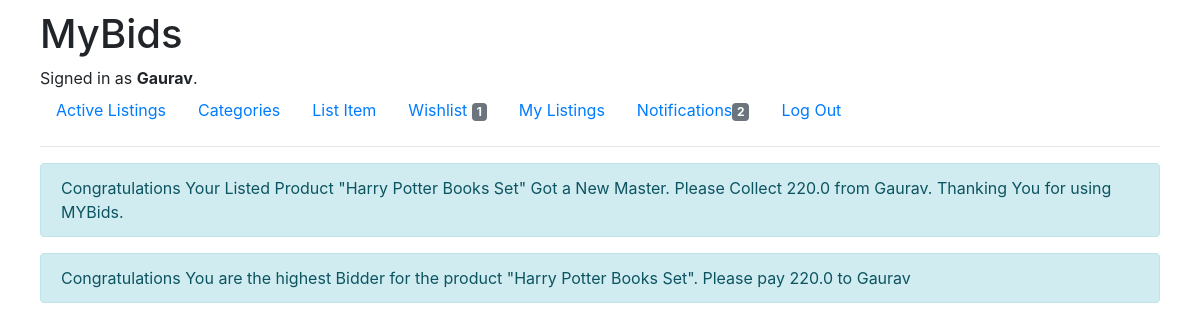
Screenshot of /notifications (signed in) with the database file from the repository.
### auctions/models.py (models this page shows)
class User(AbstractUser):
    pass

class Notifications(models.Model):
    user = models.ForeignKey(User, on_delete=models.CASCADE)
    msg = models.CharField(max_length=1000)

### auctions/views.py (the view)
# urls.py: path("notifications",views.notifications,name="notifications"),
@login_required(login_url='login')
def notifications(request):
    notifications_count = Notifications.objects.filter(user=request.user).count()
    wishlist_count = Wishlist.objects.filter(user=request.user).count()
    return render(request, 'auctions/notifications.html',{
        'notifications': reversed(Notifications.objects.filter(user=request.user)),
        "wishlist_count": wishlist_count,
        "notifications_count": notifications_count,
    })

### auctions/templates/auctions/notifications.html (shortened to what this page needs)
{% extends 'auctions/layout.html' %}
{% block body %}
{% for msg in notifications %}
<div class="alert alert-info" role="alert">
  {{ msg.msg }}
</div>
{% empty %}
<h1 class="display-5">No New Notifications</h1>
    {% endfor %}
{% endblock %}

### auctions/templates/auctions/layout.html (shortened to what this page needs)
{% load static %}
<!DOCTYPE html>
<html lang="en">
    <head>
        <link rel="stylesheet" href="https://stackpath.bootstrapcdn.com/bootstrap/4.4.1/css/bootstrap.min.css">
        <link href="{% static 'auctions/styles.css' %}" rel="stylesheet">
    </head>
    <body>
        <h1>MyBids</h1>
        <div>
            {% if user.is_authenticated %}
                Signed in as <strong>{{ user.username }}</strong>.
            {% else %}
                Not signed in.
            {% endif %}
        </div>
        <ul class="nav">
            <li class="nav-item">
                <a class="nav-link" href="{% url 'index' %}">Active Listings</a>
            </li>
            <li class="nav-item">
                    <a class="nav-link" href="{% url 'categories' %}">Categories</a>
                </li>
            {% if user.is_authenticated %}
                <li class="nav-item">
                    <a class="nav-link" href="{% url 'new_listing' %}">List Item</a>
                </li>
                <li class="nav-item">
                    <a class="nav-link" href="{% url 'wishlist' %}">Wishlist <span class="badge badge-secondary">{{ wishlist_count }}</span></a>
                </li>
                <li class="nav-item">
                    <a class="nav-link" href="{% url 'my_listings' %}">My Listings</a>
                </li>
                <li class="nav-item">
                    <a class="nav-link" href="{% url 'notifications' %}">Notifications<span class="badge badge-secondary">{{ notifications_count }}</span></a>
                </li>
                <li class="nav-item">
                    <a class="nav-link" href="{% url 'logout' %}">Log Out</a>
                </li>
            {% endif %}
        </ul>
        <hr>
        {% block body %}
        {% endblock %}
    </body>
</html>

### auctions/static/auctions/styles.css (style rules this page uses)
body { padding: 10px; margin-left: 30px; margin-right: 30px; }

### rows the page displays
User: username "Gaurav"
Notifications: msg "Congratulations Your Listed Product \"Harry Potter Books Set\" Got a New Master. Please Collect 220.0 from Gaurav. Thanking You for using MYBids."
Notifications: msg "Congratulations You are the highest Bidder for the product \"Harry Potter Books Set\". Please pay 220.0 to Gaurav"

### other values shown
{{ wishlist_count }} "1"
{{ notifications_count }} "2"
